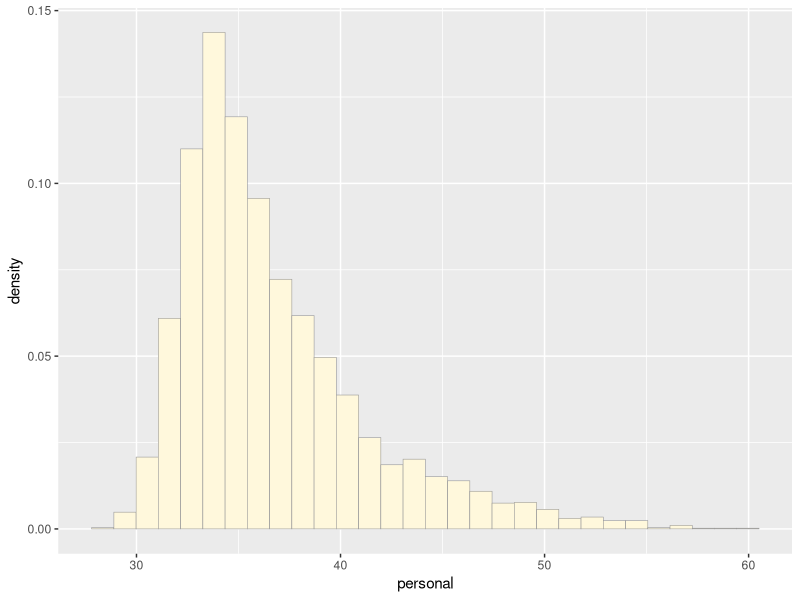
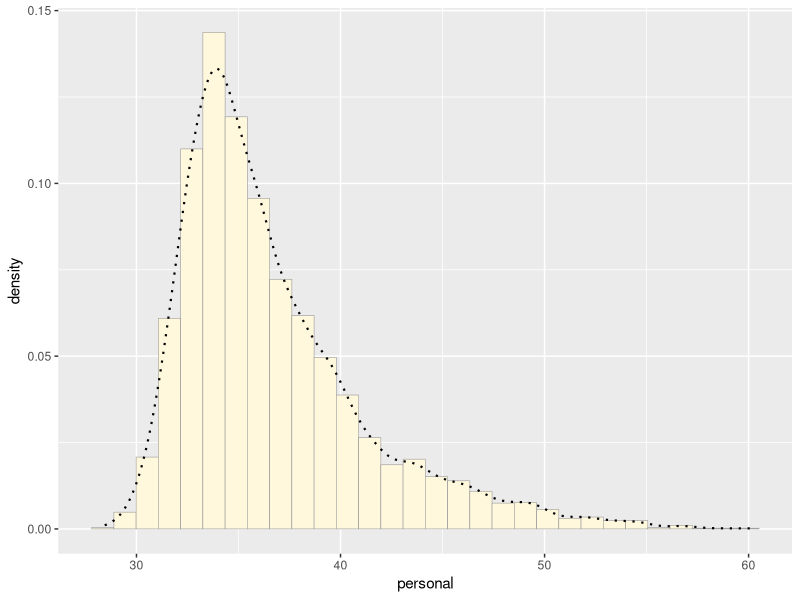
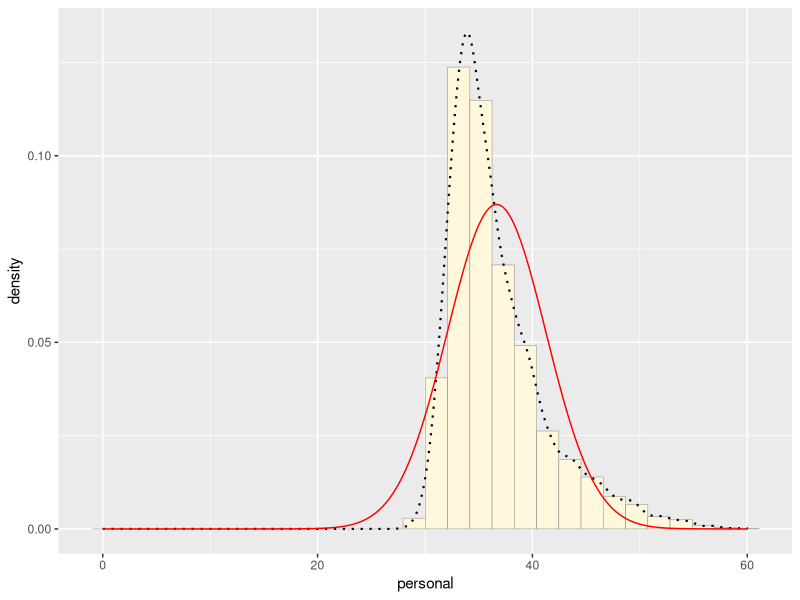
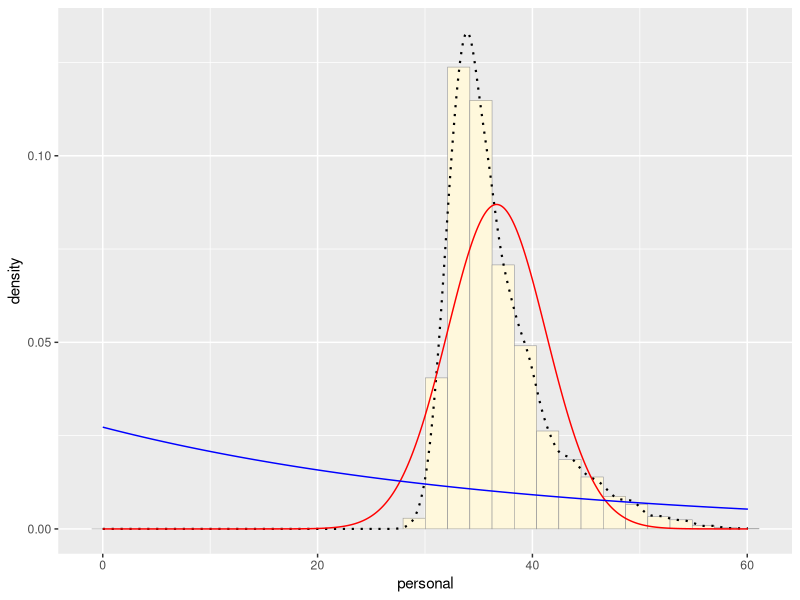
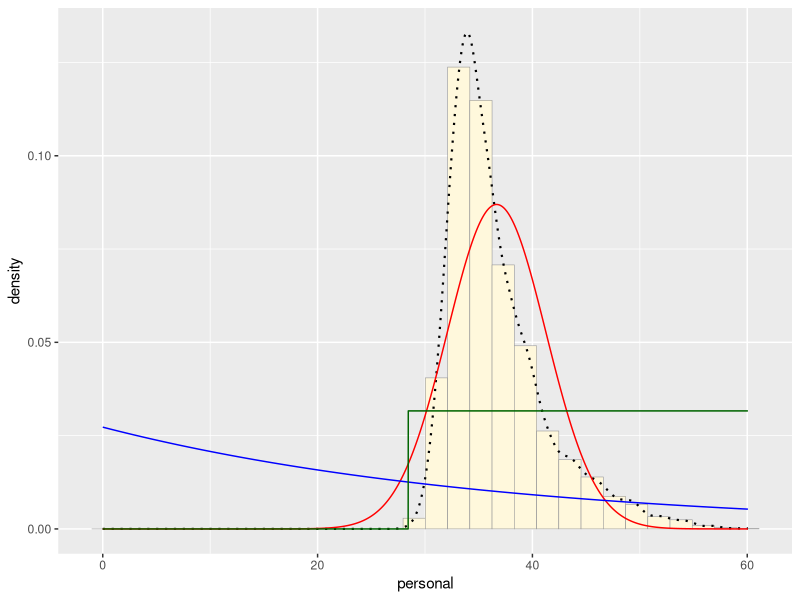
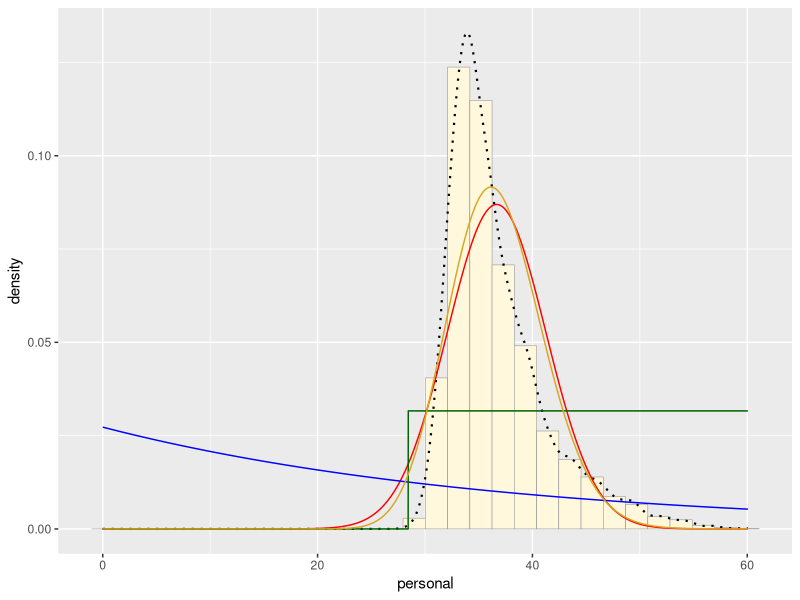
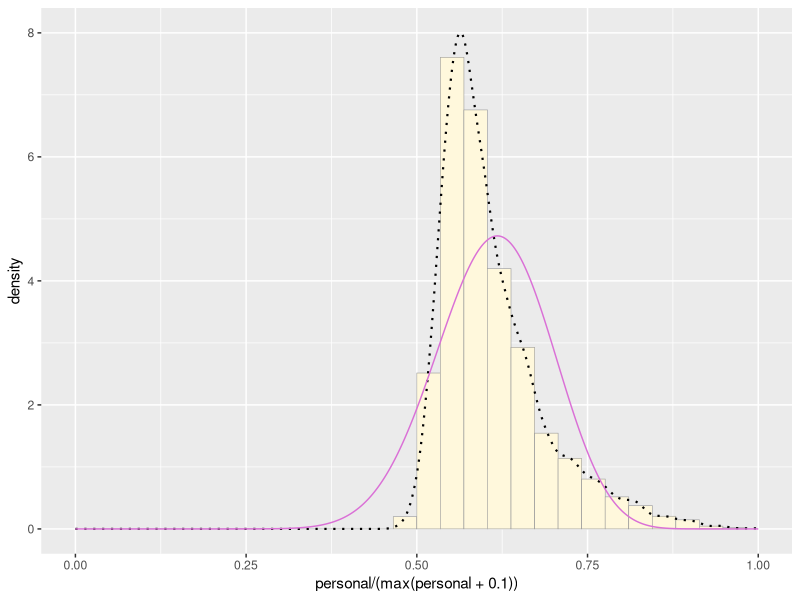
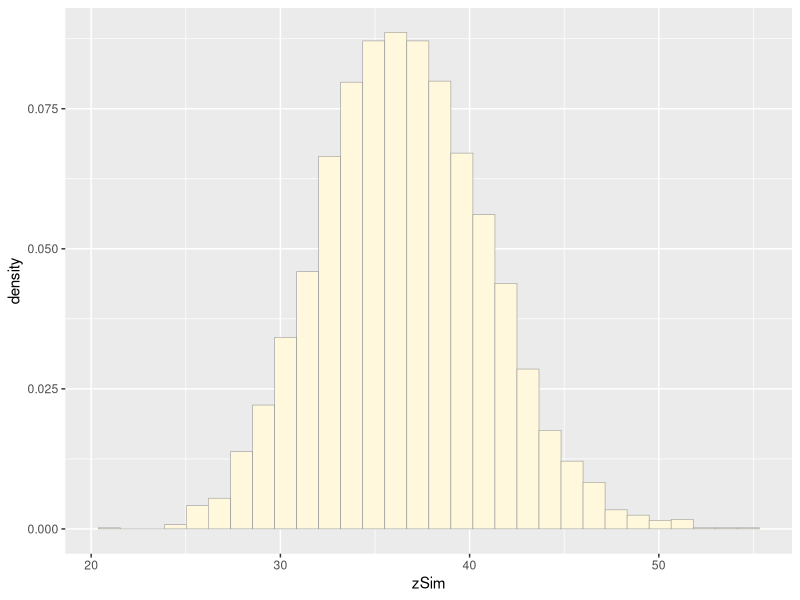

Here is the R script that generated these plots, in order:
## ---- chunk 1
library(ggplot2) # for graphics
library(MASS) # for maximum likelihood estimation
## ---- chunk 2
z<-read.table("MyDataFile_Homework6.csv",header=TRUE,sep=",", stringsAsFactors=FALSE)
str(z)
summary(z)
## ---- chunk 3
p1 <- ggplot(data=z, aes(x=personal, y=..density..)) +
  geom_histogram(color="grey60",fill="cornsilk",size=0.2) 
print(p1)
## ---- chunk 4
p1 <-  p1 +  geom_density(linetype="dotted",size=0.75)
print(p1)
## ---- chunk 5
normPars <- fitdistr(z$personal,"normal") #fit a normal distribution
print(normPars)
str(normPars)
normPars$estimate["mean"] # note structure of getting a named attribute
## ---- chunk 6
meanML <- normPars$estimate["mean"]
sdML <- normPars$estimate["sd"]
xval <- seq(0,max(z$personal),len=length(z$personal))
stat <- stat_function(aes(x = xval, y = ..y..), fun = dnorm, colour="red", n = length(z$personal), args = list(mean = meanML, sd = sdML))
p1 + stat
## ---- chunk 7
expoPars <- fitdistr(z$personal,"exponential")
rateML <- expoPars$estimate["rate"]
stat2 <- stat_function(aes(x = xval, y = ..y..), fun = dexp, colour="blue", n = length(z$personal), args = list(rate=rateML))
p1 + stat + stat2
## ---- chunk 8
stat3 <- stat_function(aes(x = xval, y = ..y..), fun = dunif, colour="darkgreen", n = length(z$personal), args = list(min=min(z$personal), max=max(z$personal)))
 p1 + stat + stat2 + stat3
## ---- chunk 9
gammaPars <- fitdistr(z$personal,"gamma")
shapeML <- gammaPars$estimate["shape"]
rateML <- gammaPars$estimate["rate"]

stat4 <- stat_function(aes(x = xval, y = ..y..), fun = dgamma, colour="goldenrod", n = length(z$personal), args = list(shape=shapeML, rate=rateML))
 p1 + stat + stat2 + stat3 + stat4
## ---- chunk 10
pSpecial <- ggplot(data=z, aes(x=personal/(max(personal + 0.1)), y=..density..)) +
  geom_histogram(color="grey60",fill="cornsilk",size=0.2) + 
  xlim(c(0,1)) +
  geom_density(size=0.75,linetype="dotted")

betaPars <- fitdistr(x=z$personal/max(z$personal + 0.1),start=list(shape1=1,shape2=2),"beta")
shape1ML <- betaPars$estimate["shape1"]
shape2ML <- betaPars$estimate["shape2"]

statSpecial <- stat_function(aes(x = xval, y = ..y..), fun = dbeta, colour="orchid", n = length(z$personal), args = list(shape1=shape1ML,shape2=shape2ML))
pSpecial + statSpecial
## ---- chunk 11
normPars$loglik
gammaPars$loglik
expoPars$loglik
## ---- chunk 12
shapeML
rateML
zSim<-rgamma(n=4545,shape=70.05221,rate=1.910506)
zSimDF<-as.data.frame(zSim)
head(zSimDF)
pSim <- ggplot(data=zSimDF, aes(x=zSim, y=..density..)) + geom_histogram(color="grey60",fill="cornsilk",size=0.2) 
print(pSim)
## ---- chunk 13
pSim + stat4
## ---- chunk 14
p1 <- ggplot(data=z, aes(x=personal, y=..density..)) +
  geom_histogram(color="grey60",fill="cornsilk",size=0.2) 
p1 + stat4
